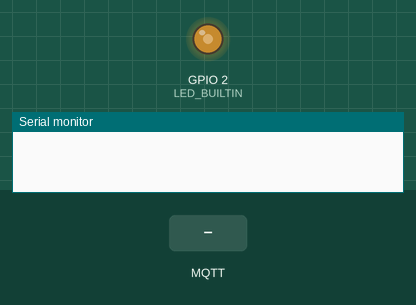
The sketch below on a simulated ESP8266 (NodeMCU). Parts: output pins drawn as LEDs (lit = HIGH, except the on-board LED, lit = LOW), the last lines printed to the serial monitor. Inputs (shaded band) come from the test bench. WiFi joins after 1.5 s; servers stay silent unless stated; no MQTT or app messages arrive unless stated.

Above: at 1.4 s.
At 3.5 s:
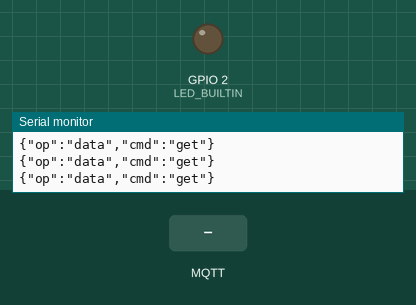
3.6 s: MQTT message "ON" arrives on the first subscribed topic
At 4.8 s:
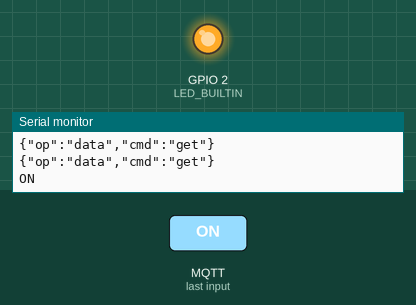
6.6 s: MQTT message "1" arrives on the first subscribed topic
9.6 s: MQTT message "on" arrives on the first subscribed topic
Timing chart, 0 to 18.6 s (numbered marks = the images above; inputs shaded):
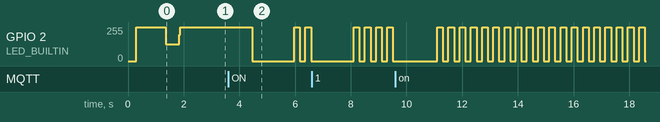

Measured:
- by itself, GPIO 2 (LED_BUILTIN): alternates 255/255 for 0.20 s and 0/255 for 0.20 s

The sketch:

TA_Deka_ESP.ino
```cpp
#include <ESP8266WiFi.h>                  // Install esp8266 by ESP8266 Community version 2.6.3
#include <ArduinoJson.h>                  // Install Library by Benoit Blanchon version 5.13.5
#include <PubSubClient.h>                 // Install Library by Nick O'Leary version 2.7.0

WiFiClient espClient;
PubSubClient client(espClient);

uint32_t current_time;
uint32_t previous_time;
uint32_t chart_time;
uint32_t led_time;

bool led_state = false;

#define PAYLOAD_LEN  100
char payload_get[PAYLOAD_LEN];
bool mqtt = false;

#define SERIAL_LEN   1000
char text[SERIAL_LEN];

char ssid[] = "Dk";
char pass[] = "DK230416";

#define CHART_DELAY     300000      // 300000 = 5 menit

#define MQTT_ID         "7912c119-3a3c-4127-ac2e-440aadd3599a"

#define MQTT_BROKER     "broker.emqx.io"            //
#define MQTT_PORT       1883                        //
#define MQTT_USERNAME   ""                          // Change to your Username from Broker
#define MQTT_PASSWORD   ""                          // Change to your password from Broker
#define MQTT_TIMEOUT    10
#define MQTT_QOS        0
#define MQTT_RETAIN    false

#define MQTT2_BROKER     "mqtt.thingspeak.com"      //
#define MQTT2_PORT       1883                       //
#define MQTT2_USERNAME   "dekaputra"                // Change to your Username from Broker
#define MQTT2_PASSWORD   "U3N5KWAK07VCDH7S"         // Change to your password from Broker
#define MQTT2_TIMEOUT    2
#define MQTT2_QOS        0
#define MQTT2_RETAIN     false

void callback(char* topic, byte* payload, unsigned int length) { //A new message has been received
  memcpy(payload_get, payload, length);
  mqtt = true;
}

/*
 *  enum rst_info->reason {
 *    0 : REASON_DEFAULT_RST, normal startup by power on
 *    1 : REASON_WDT_RST, hardware watch dog reset
 *    2 : REASON_EXCEPTION_RST, exception reset, GPIO status won't change
 *    3 : REASON_SOFT_WDT_RST, software watch dog reset, GPIO status won't change
 *    4 : REASON_SOFT_RESTART, software restart ,system_restart , GPIO status won't change
 *    5 : REASON_DEEP_SLEEP_AWAKE, wake up from deep-sleep
 *    6 : REASON_EXT_SYS_RST, external system reset
 *  };
 */
rst_info *myResetInfo;

void setup(){
  delay(300);
  Serial.begin(9600);

  initLed();

  WiFi.disconnect(true);
  WiFi.mode(WIFI_STA);                            delay(10);
  ESP.wdtFeed();                                  yield();

  led_time = millis();

  WiFi.begin(ssid, pass);
  while(WiFi.status() != WL_CONNECTED){
    yield();

    if((millis()-led_time) > 1000){          // toggle led setiap detik
      toggleLed();
    }

    if(WiFi.status() == WL_CONNECTED){
      break;
    }
  }

  if(WiFi.status() == WL_CONNECTED){
    connectMqtt();
  }

  chart_time = millis() + CHART_DELAY;
  led_time = millis();
}

void loop(){
  if(WiFi.status() == WL_CONNECTED){

    if((millis() - led_time) > 200){
      toggleLed();

      led_time = millis();
    }

    if((millis()-chart_time) >= CHART_DELAY){
      publishChart();

      chart_time = millis();
    }

    if(mqtt){
      mqtt = false;

      uint8_t n=0;
      for(n=0; n<3; n++){
        Serial.println(payload_get);
        if(waitSerialApp()){
          break;
        }
      }

      clearDataMqtt();
    }
  }

  client.loop();
}

void publishChart(){
  bool chartIsConnected = false;
  uint8_t n = 0;

  client.disconnect();
  client.setServer(MQTT2_BROKER, MQTT2_PORT);

  for(n=0; n<MQTT2_TIMEOUT; n++){

    if(client.connect(MQTT_ID, MQTT2_USERNAME, MQTT2_PASSWORD)){
      chartIsConnected = true;

      break;
    }
  }

  if(chartIsConnected){
    for(n=0; n<3; n++){
      Serial.println("{\"op\":\"data\",\"cmd\":\"get\"}");
      if(waitSerialChart()){
        break;
      }
    }
  }

  connectMqtt();
}

bool connectMqtt(){
  client.disconnect();
  client.setServer(MQTT_BROKER, MQTT_PORT);
  client.setCallback(callback);
  mqtt = false;

  uint8_t i;
  for(i = 0; i < MQTT_TIMEOUT; i++) {

    if( client.connect(MQTT_ID, MQTT_USERNAME, MQTT_PASSWORD) ){
      delay(500);
      if(client.subscribe("samikro/cmd/project/1", MQTT_QOS)){
        return true;
        break;
      }
    }

    delay(500);
  }
  return false;
}

void clearDataMqtt(){
  uint8_t n;
  for(n=0; n<PAYLOAD_LEN; n++){
    payload_get[n] = 0;
  }
}

void clearDataSerial(){
  uint16_t n;
  for(n=0; n<SERIAL_LEN; n++){
    text[n] = 0;
  }
}

/***** Serial ******/
bool waitSerialChart(){
  float field1=0;
  float field2=0;
  uint8_t field3=0;
  bool onOff = false;
  StaticJsonBuffer<SERIAL_LEN> JSONBuffer;

  if(waitSerial()){
    JsonObject& root = JSONBuffer.parseObject(text);
    if(root.success()){
      field1 = root["tegangan"];
      field2 = root["arus"];
      field3 = root["energy"];
      const char * state = root["state"];
      if(strcmp(state, "ON") == 0){
        onOff = true;
      }else{
        onOff = false;
      }

      clearDataSerial();
      sprintf(text,"field1=%.1f&field2=%.2f&field3=%d&field4=%d", field1, field2, field3, onOff);
      client.publish("channels/1289348/publish/I8VQHYUWACAQX3IJ",text,false);
      clearDataSerial();
      return true;
    }
  }
  return false;
}

bool waitSerialApp(){
  if(waitSerial()){
    client.publish("samikro/data/project/1", text,false);
    clearDataSerial();
    return true;
  }
  return false;
}

bool waitSerial(){
  uint16_t n = 0;
  bool hasData = false;

  clearDataSerial();

  previous_time = millis();
  do{
    if(Serial.available() > 0){
      delay(10);
      break;
    }
  }while((millis() - previous_time) <= 500);

  while(Serial.available() > 0){
    byte d = (char) Serial.read();
    text[n] = d;
    n++;
    hasData = true;
    delay(1);
  }

  return hasData;
}

/***** LED Setting *****/

void initLed(){
  pinMode(LED_BUILTIN, OUTPUT);
  digitalWrite(LED_BUILTIN, HIGH);      // default mati
  led_state = false;
}

void toggleLed(){
  if(led_state == false){
    digitalWrite(LED_BUILTIN, LOW);     // nyalakan LED
    led_state = true;
  }else{
    digitalWrite(LED_BUILTIN, HIGH);    // matikan LED
    led_state = false;
  }
}

void setLed(bool state){
  if(state){    digitalWrite(LED_BUILTIN, LOW);     }// nyalakan LED
  else{    digitalWrite(LED_BUILTIN, HIGH);    }// matikan LED

  led_state = state;
}
```
